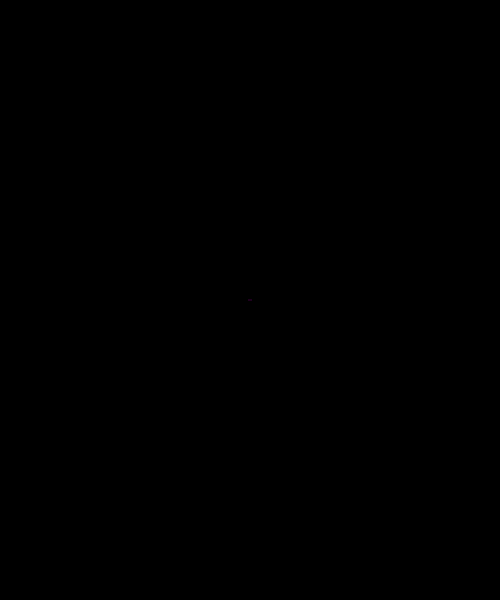
Frame 1 (no input)
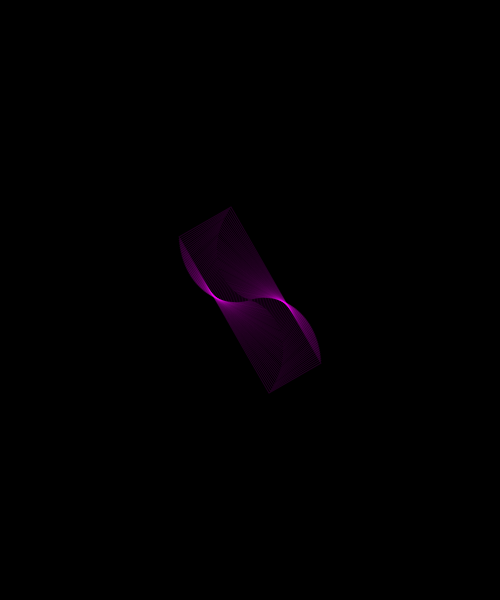
Frame 60 (no input)
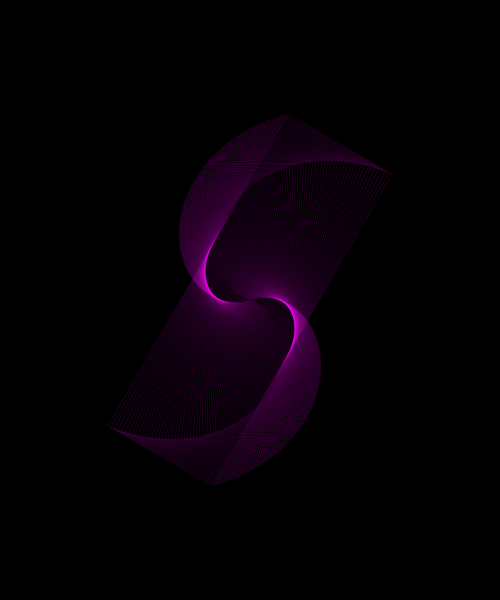
Frame 120 (the mouse pressed at the canvas centre since frame 60)

The p5.js sketch that drew these frames (run headless with seeded random() and noise() and a simulated clock; from frame 60 on, the mouse is pressed at the canvas centre):

// p5.js sketch
// ── sketch.js
function setup() {
  createCanvas(500, 600);
  background(0);
  noFill();
  rectMode(CENTER);
}


function draw() {
  //background(0);
  push();
  translate(width/2,height/2);
  rotate( radians(frameCount) );
  stroke(255,0,255,30);
  rect(0,0,frameCount*3,frameCount*1);
  pop();

  /*
  translate(width/2,height/2);
  //rotate(PI);
  scale(2.0);
  stroke(255,0,0);
  rect(0,0,200,100);

  translate(10,20);
  //rotate(PI);
  scale(1.0);
  stroke(255,255,0);
  rect(0,0,200,100);
  */
}
